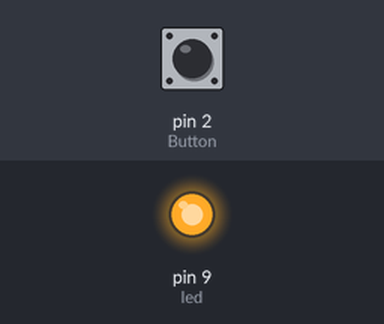
Bench run of a sketch on a simulated Arduino Uno, built with avr-gcc and run on an emulated ATmega328P. On the bench: output pins drawn as LEDs (lit = HIGH). The test bench sets the inputs (shaded band); at power-on: pin 2 (Button) HIGH. What the sketch prints to the serial monitor is not drawn.

Above: at 1.2 s.
1.3 s: pin 2 (Button) pulled LOW for 0.25 s
At 1.5 s:
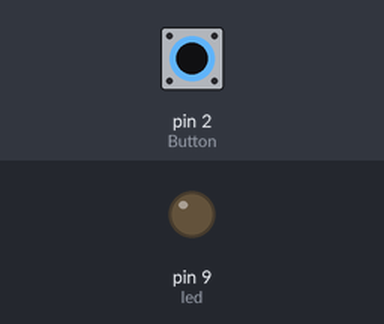
3.1 s: pin 2 (Button) pulled LOW for 3.2 s
At 7.3 s:
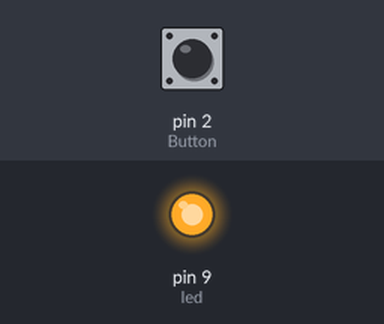
Timing chart, 0 to 8.8 s (numbered marks = the images above; inputs shaded):
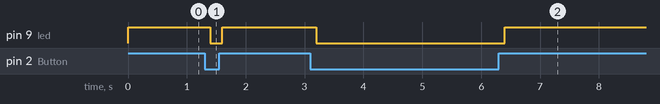

The sketch:

pushbutton.ino
```cpp
#define Button 2
#define led 9
int val;
void setup() {

  Serial.begin(9600);
  pinMode(Button,INPUT_PULLUP);
  pinMode(led,OUTPUT);


}

void loop() {

  val=digitalRead(Button);

  Serial.print(val);
  digitalWrite(9,val);
  delay(200);

}
```

Measured:
- after the input at 1.3 s, pin 9 (led): HIGH → LOW after 0.10 s, → HIGH 0.20 s later
- after the input at 3.1 s, pin 9 (led): HIGH → LOW after 0.10 s, → HIGH 3.2 s later
